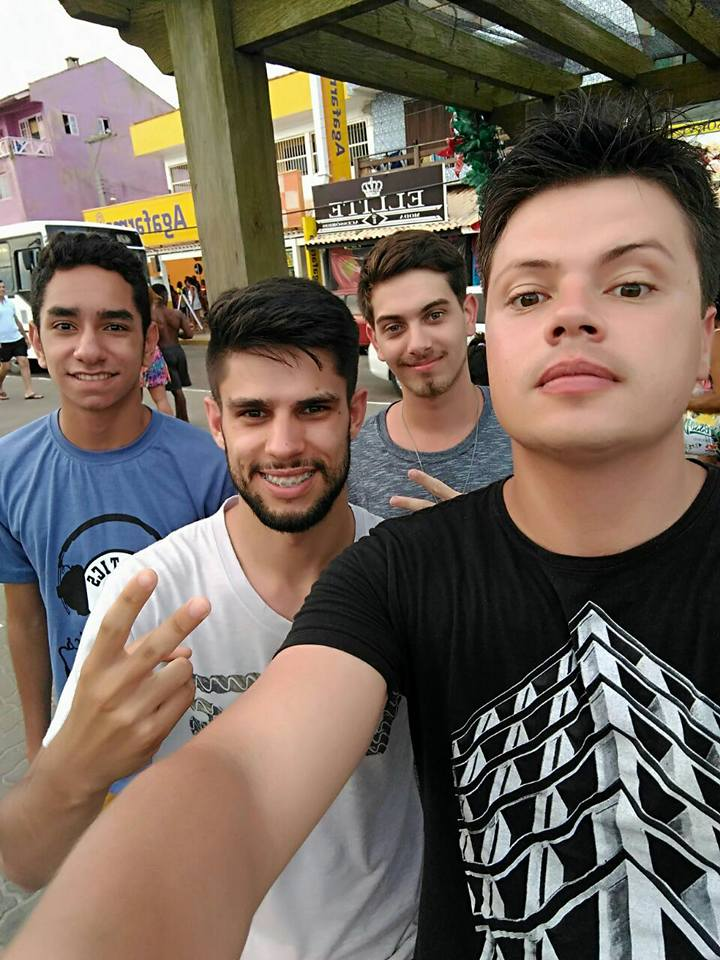
#> input picture images/image_1.jpg, 720 x 960 px
$ python test.py
#> lines starting #> are read from the running program, lines starting #| are printed output that depends on the picture; after the words box and inside, x2 and y2 are one past the last pixel; in counts of white or black regions, pixels touching at a corner belong together
import cv2
import numpy as np

img = cv2.imread('images/image_1.jpg')
#> img is the input picture: shape (960, 720, 3); mean B, G, R 92.1, 103.4, 116.8

def imgAvg(imgArr):

    pixAvg = []

    for row in imgArr:

        for pix in row:

            pixAvg.append(np.average(pix))
#> after the loop, pixAvg = 691200 items

    return np.average(pixAvg)

def blackAndWhite(imgArr):

    newRow = []
    newImg = []

    average = imgAvg(imgArr)
#> average = 104.1

    for r in range(0,len(imgArr)):

        for p in range(0,len(imgArr[r])):

            if(np.average(imgArr[r][p]) > average):
                imgArr[r][p] = [0,0,0]
            else:
                imgArr[r][p] = [255,255,255]
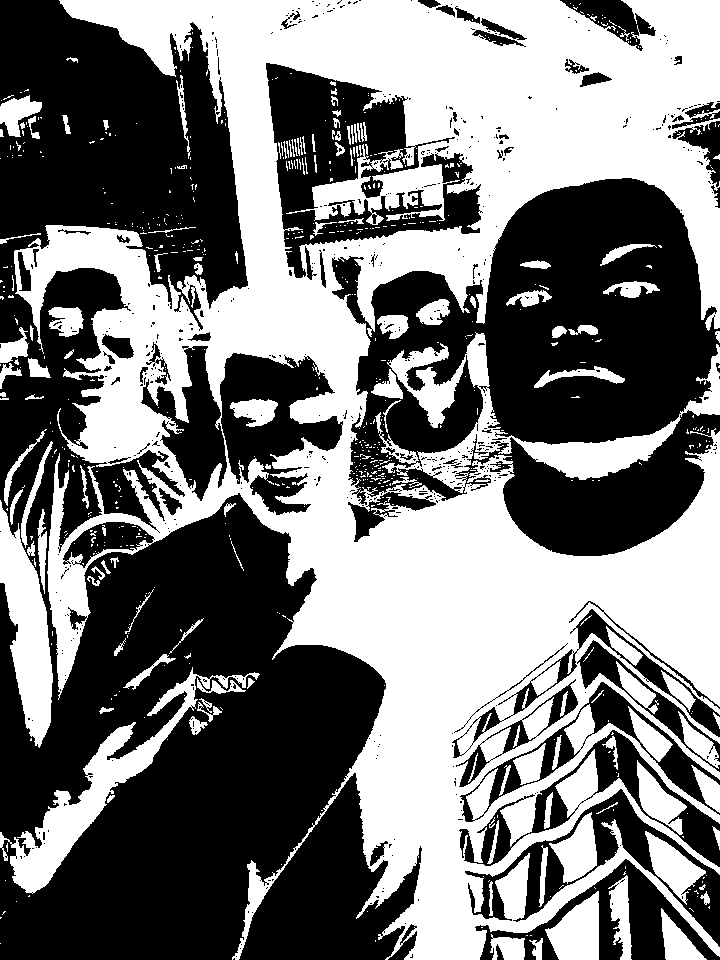
#> imgArr: shape (960, 720, 3); 47% white; 673 white regions (539 under 20 px), largest, box (x1, y1, x2, y2) and area: (14, 0, 720, 960) 276631, (0, 667, 260, 894) 8653, (0, 500, 53, 748) 6781

    return imgArr

img = blackAndWhite(img)
#print(img)
cv2.imshow("img",img)

#print(imgArray)

$ run again, with images/image_2.jpg copied over images/image_1.jpg
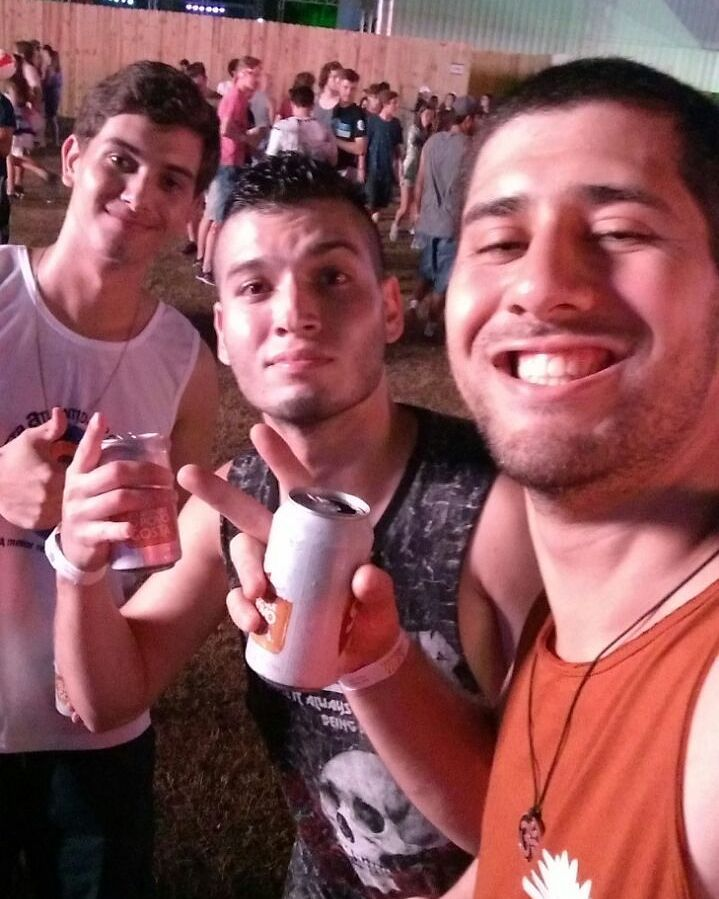
#> input picture images/image_2.jpg, 719 x 899 px
#> img is the input picture: shape (899, 719, 3); mean B, G, R 90.5, 86.4, 140.4
#> after the loop in imgAvg, `for row in imgArr:`: pixAvg = 646381 items
#> average = 105.8
#> after the loop in blackAndWhite, `for r in range(0,len(imgArr)):`:
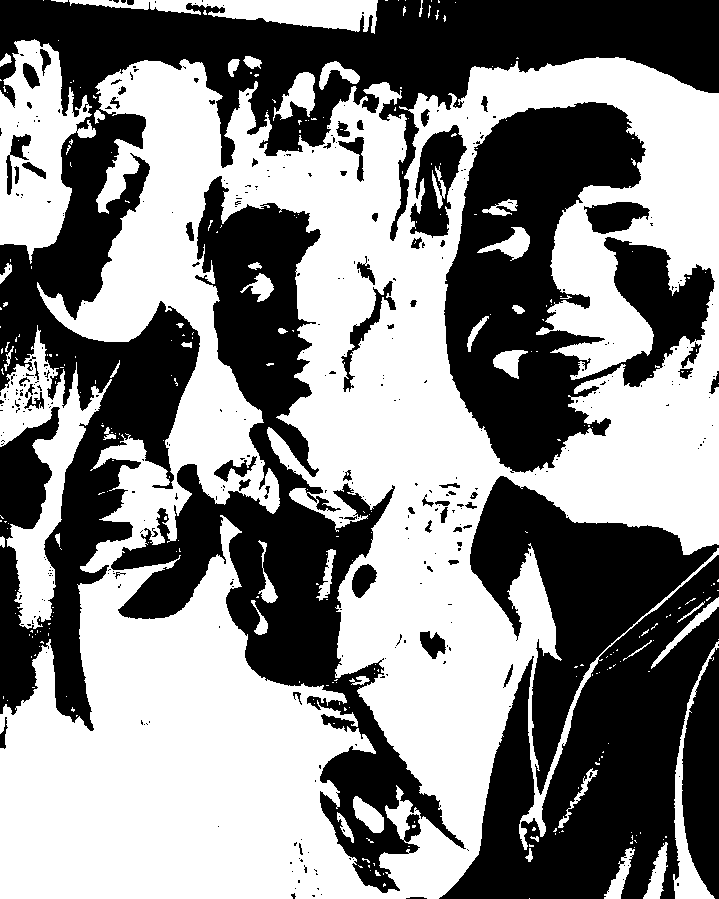
#> imgArr: shape (899, 719, 3); 53.2% white; 387 black regions (318 under 20 px), largest, box (x1, y1, x2, y2) and area: (0, 0, 719, 731) 106157, (111, 176, 466, 893) 58835, (444, 102, 715, 473) 48412

$ run again, with images/image_3.jpg copied over images/image_1.jpg
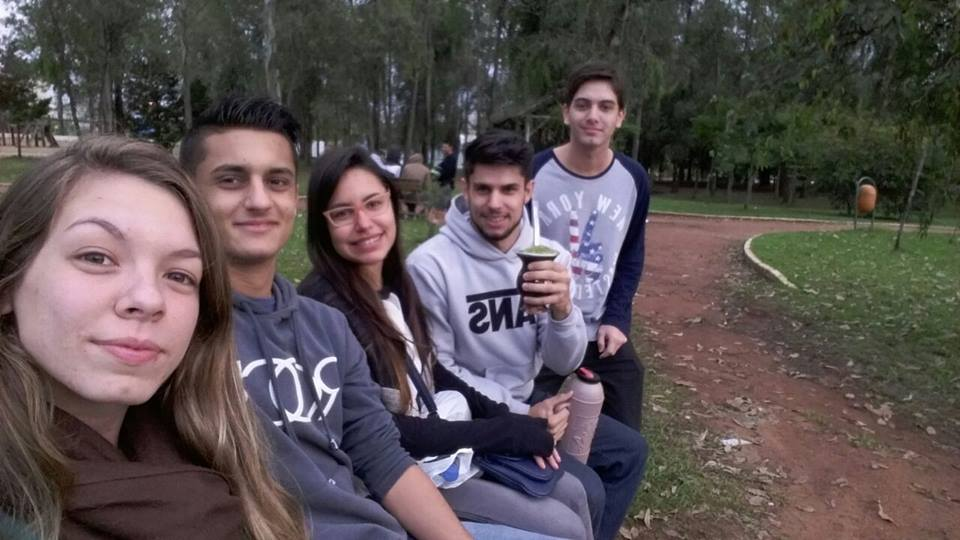
#> input picture images/image_3.jpg, 960 x 540 px
#> img is the input picture: shape (540, 960, 3); mean B, G, R 80.8, 80, 89.3
#> after the loop in imgAvg, `for row in imgArr:`: pixAvg = 518400 items
#> average = 83.38
#> after the loop in blackAndWhite, `for r in range(0,len(imgArr)):`:
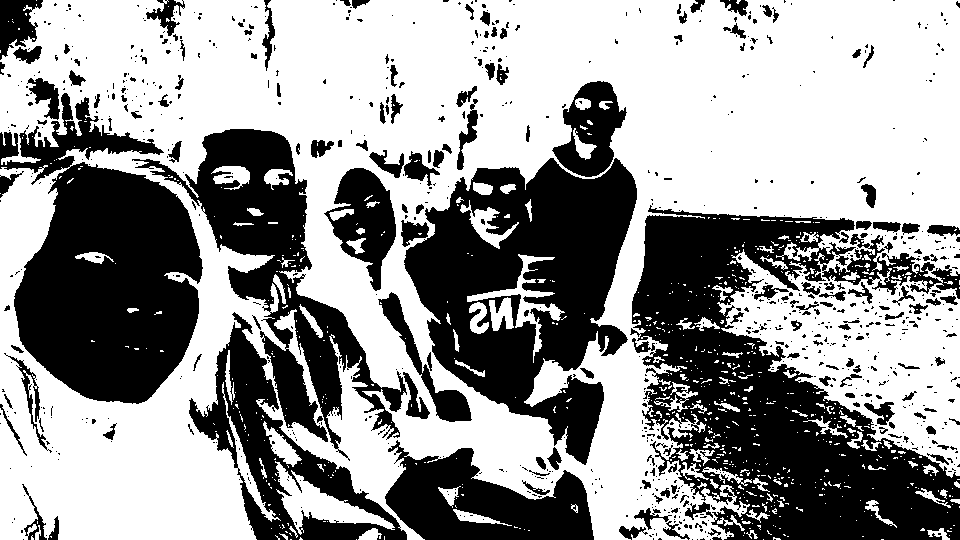
#> imgArr: shape (540, 960, 3); 59.6% white; 875 black regions (699 under 20 px), largest, box (x1, y1, x2, y2) and area: (630, 205, 960, 540) 54910, (404, 158, 637, 465) 38527, (0, 93, 203, 404) 37548

$ run again, with images/image_4.jpg copied over images/image_1.jpg
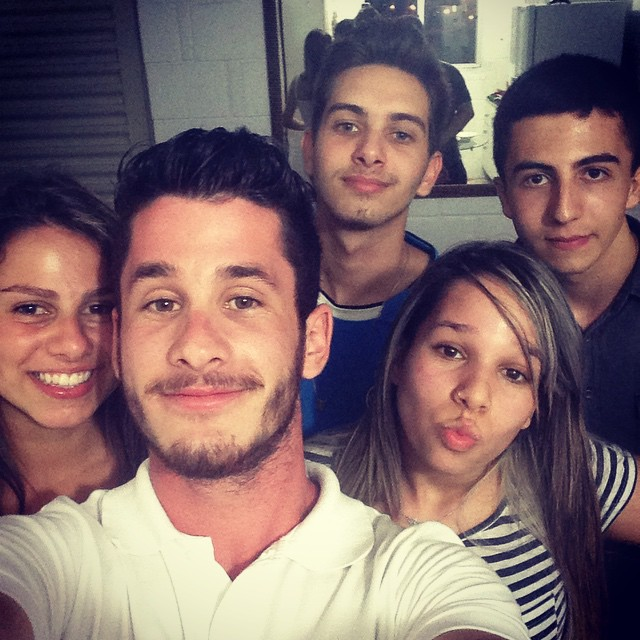
#> input picture images/image_4.jpg, 640 x 640 px
#> img is the input picture: shape (640, 640, 3); mean B, G, R 106.4, 105.4, 129.4
#> after the loop in imgAvg, `for row in imgArr:`: pixAvg = 409600 items
#> average = 113.7
#> after the loop in blackAndWhite, `for r in range(0,len(imgArr)):`:
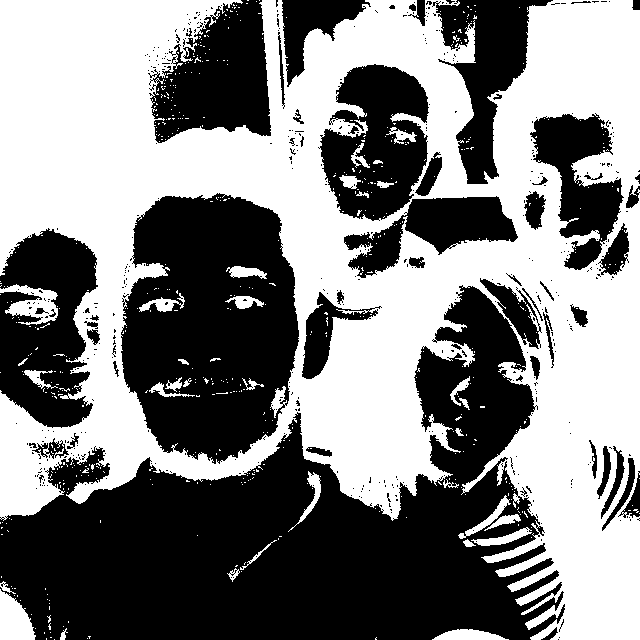
#> imgArr: shape (640, 640, 3); 50.3% white; 485 black regions (428 under 20 px), largest, box (x1, y1, x2, y2) and area: (0, 285, 565, 640) 94951, (121, 193, 299, 464) 36290, (0, 228, 98, 428) 13194
